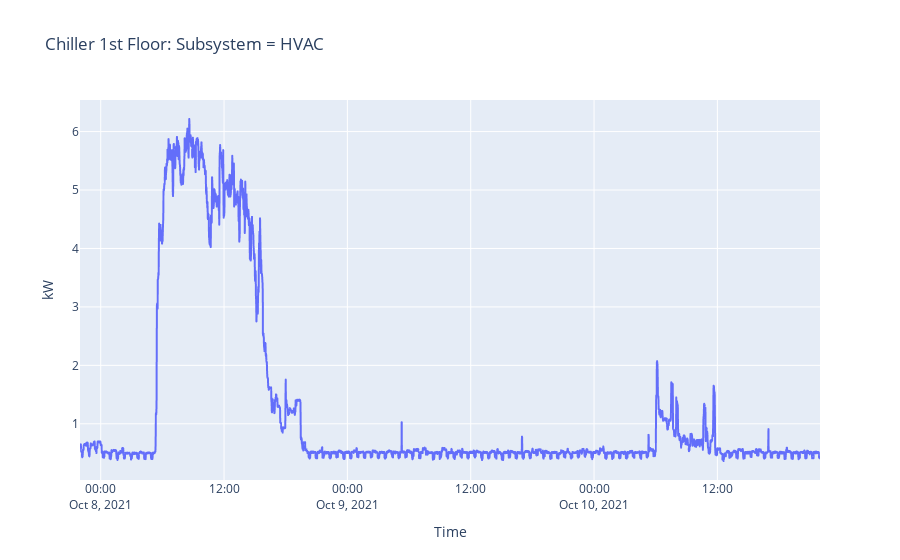

Notebook code cell kept with this figure:
### Code cell
px.line(
    x=df_1T.index, y=df_1T.kw, 
    title='Chiller 1st Floor: Subsystem = HVAC',
    labels={
        'x': 'Time',
        'y': 'kW'
    })

### Figure 1 — Plotly figure (JSON) as saved in the notebook; plotly's stock layout.template omitted (floating-point values rounded to 4 significant figures; data arrays with more than 128 entries replaced by an {"elided": "..."} marker saying what was removed)
{"data": [{"hovertemplate": "Time=%{x}<br>kW=%{y}<extra></extra>", "legendgroup": "", "line": {"color": "#636efa", "dash": "solid"}, "marker": {"symbol": "circle"}, "mode": "lines", "name": "", "showlegend": false, "type": "scattergl", "x": {"elided": "4321 str values"}, "xaxis": "x", "y": {"elided": "4321 float values"}, "yaxis": "y"}], "layout": {"legend": {"tracegroupgap": 0}, "title": {"text": "Chiller 1st Floor: Subsystem = HVAC"}, "xaxis": {"anchor": "y", "domain": [0, 1], "title": {"text": "Time"}}, "yaxis": {"anchor": "x", "domain": [0, 1], "title": {"text": "kW"}}}}
